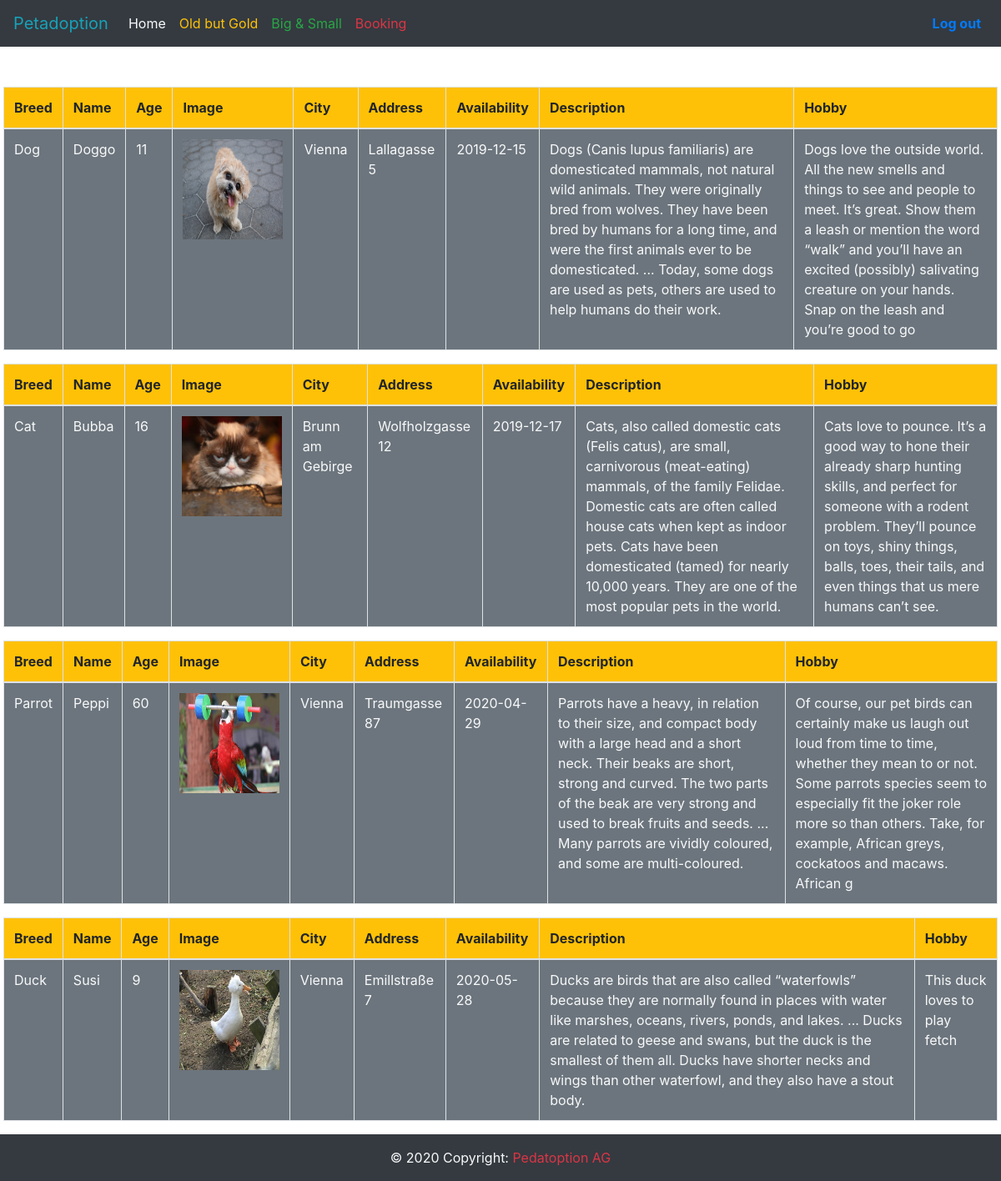
/userold.php, run on the app's committed database.
### tables this page shows
CREATE TABLE `animals` (
  `id` int(11) NOT NULL,
  `breed` varchar(255) DEFAULT NULL,
  `name` varchar(255) NOT NULL,
  `age` int(11) NOT NULL,
  `type` varchar(255) NOT NULL,
  `image` varchar(500) NOT NULL,
  `zip_code` varchar(255) NOT NULL,
  `city` varchar(255) NOT NULL,
  `address` varchar(255) NOT NULL,
  `availability` date DEFAULT NULL,
  `description` varchar(500) DEFAULT NULL,
  `hobby` varchar(255) NOT NULL
);

### userold.php (the view, shortened to what this page needs)
<!DOCTYPE html>
<html>
<head>
		<link rel="stylesheet" type="text/css" href="index.css">
	<link rel="stylesheet" href="https://stackpath.bootstrapcdn.com/bootstrap/4.4.1/css/bootstrap.min.css">
</head>
<body>
<nav class="navbar navbar-expand-md navbar-light bg-dark">
    <a href="userhomepage.php" class="navbar-brand text-info">Petadoption</a>
    <div class="collapse navbar-collapse" id="navbarCollapse">
        <div class="navbar-nav">
            <a href="userhomepage.php" class="text-light nav-item nav-link active">Home</a>
            <a href="userold.php" class="text-warning nav-item nav-link">Old but Gold</a>
            <a href="usergeneral.php" class="text-success nav-item nav-link">Big & Small</a>
            <a href="usercontact.php" class="text-danger nav-item nav-link">Booking</a>
        </div>
         <ul class="nav navbar-nav ml-auto">
        	<li> <a href="index.php" class="text-primary nav-item nav-link"><b>Log out</a></b></li>
        </ul>
    </div>
</nav>
<div class="ml-1 mr-1">
	<div class="bb">
	<?php
		include ("action/db_connect.php");
		$sql = "SELECT * FROM animals WHERE type = 'Old Animal'";
		$result = mysqli_query($conn, $sql);
		if($result->num_rows == 0){
			echo "no result found";
		}else{
			$rows = $result->fetch_all(MYSQLI_ASSOC);
			foreach ($rows as $key => $value){?>
			<table class="table table-bordered ">
				<thead>
					<tr class="bg-warning">
						<th>Breed</th>
						<th>Name</th>
						<th>Age</th>
						<th>Image</th>
						<th>City</th>
						<th>Address</th>
						<th>Availability</th>
						<th colspan="2">Description</th>
						<th>Hobby</th>
					</tr>
				</thead>
			<tr class="bg-secondary text-light">
			<td><?php echo $value["breed"]; ?></td>
			<td><?php echo $value["name"]; ?></td>
			<td><?php echo $value["age"]; ?></td>
			<td><img src="<?php echo $value['image']; ?>"width="120" height="120"></td>
			<td><?php echo $value["city"]; ?></td>
			<td><?php echo $value["address"]; ?></td>
			<td><?php echo $value["availability"]; ?></td>
			<td colspan="2"><?php echo $value["description"]; ?></td>
			<td><?php echo $value["hobby"]; ?></td>
			</tr>
			</table>
			<?php
		}
		}
	 ?>
	 </div>
	 </div>
	 <footer class="page-footer font-small blue bg-dark">
  <div class="footer-copyright text-center py-3 text-light">© 2020 Copyright:
    <a class="text-danger"> Pedatoption AG</a>
  </div>
</footer>
</body>
</html>

### index.css (style rules this page uses)
body { background-color: lightgray; }

### data on the page
animals: breed "Dog", name "Doggo", age "11", image (picture), city "Vienna", address "Lallagasse 5", availability "2019-12-15", description "Dogs (Canis lupus familiaris) are domesticated mammals, not natural wild animals. They were originally bred from wolves. They have been bred by humans for a long time, and were the first animals ever to be domesticated. ... Today, some dogs are used as pets, others are used to help humans do their work.", hobby "Dogs love the outside world. All the new smells and things to see and people to meet. It’s great. Show them a leash or mention the word “walk” and you’ll have an excited (possibly) salivating creature on your hands. Snap on the leash and you’re good to go"
animals: breed "Cat", name "Bubba", age "16", image (picture), city "Brunn am Gebirge", address "Wolfholzgasse 12", availability "2019-12-17", description "Cats, also called domestic cats (Felis catus), are small, carnivorous (meat-eating) mammals, of the family Felidae. Domestic cats are often called house cats when kept as indoor pets. Cats have been domesticated (tamed) for nearly 10,000 years. They are one of the most popular pets in the world.", hobby "Cats love to pounce. It’s a good way to hone their already sharp hunting skills, and perfect for someone with a rodent problem. They’ll pounce on toys, shiny things, balls, toes, their tails, and even things that us mere humans can’t see."
animals: breed "Parrot", name "Peppi", age "60", image (picture), city "Vienna", address "Traumgasse 87", availability "2020-04-29", description "Parrots have a heavy, in relation to their size, and compact body with a large head and a short neck. Their beaks are short, strong and curved. The two parts of the beak are very strong and used to break fruits and seeds. ... Many parrots are vividly coloured, and some are multi-coloured.", hobby "Of course, our pet birds can certainly make us laugh out loud from time to time, whether they mean to or not. Some parrots species seem to especially fit the joker role more so than others. Take, for example, African greys, cockatoos and macaws. African g"
animals: breed "Duck", name "Susi", age "9", image (picture), city "Vienna", address "Emillstraße 7", availability "2020-05-28", description "Ducks are birds that are also called “waterfowls” because they are normally found in places with water like marshes, oceans, rivers, ponds, and lakes. ... Ducks are related to geese and swans, but the duck is the smallest of them all. Ducks have shorter necks and wings than other waterfowl, and they also have a stout body.", hobby "This duck loves to play fetch"
